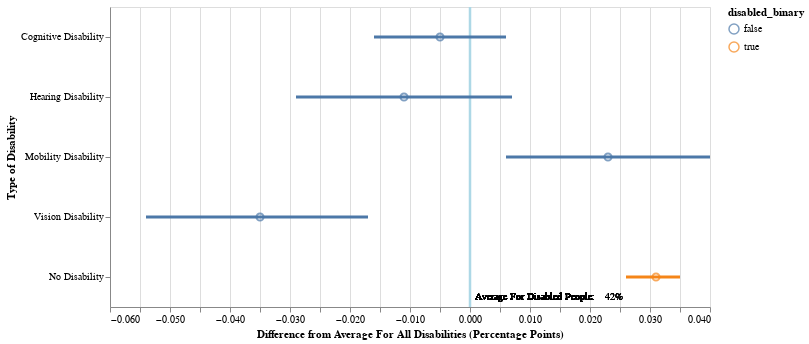

Write notebook code for a chart like this one.
### Code cell
questions = list(mean_by_type.Question.unique())
zero_df = pd.DataFrame({'x': [0]})
sorting = ['Cognitive Disability', 'Hearing Disability', 'Mobility Disability', 
           'Vision Disability', 'No Disability']
radio_options = ['Include Non-Disabled People', 'Exclude Non-Disabled People']

select_care_type = alt.selection_single(
    fields = ['Question'], 
    init = {'Question' : questions[0]}, 
    bind = alt.binding_select(options = questions, name = 'Select Preventive Care Type: '), 
    on = 'dragover', 
    clear = 'false'
)

# include_non_disabled_radio = alt.binding_radio(options = radio_options)
# non_disabled_select = alt.selection_single(fields = ['radio_option'], 
#                                            bind = include_non_disabled_radio, 
#                                            name = "Rating")

input_checkbox = alt.binding_checkbox()
checkbox_selection = alt.selection_single(bind= input_checkbox, name = "Ability Types")

# size_checkbox_condition = alt.condition(checkbox_selection,
#                                         alt.SizeValue(25),
#                                         alt.Size('Hundred_Million_Production:Q')
#                                        )


lines = alt.Chart(mean_by_type).mark_rule(
    color = 'blue', 
    size = 3
).encode(
    alt.Y('Stratification1:N', 
          title = 'Type of Disability', sort = sorting), 
    alt.X('upper_val_delta:Q', 
          title = 'Difference from Average For All Disabilities (Percentage Points)',
          scale = alt.Scale(domainMid = 0)),
    alt.X2('lower_val_delta:Q'),
    color = alt.Color('disabled_binary:N'),
    tooltip = [alt.Tooltip('Data_Value:Q', title = 'Percent Up To Date', format = '.1%'), 
               alt.Tooltip('margin_of_error:Q', title = 'Margin of Error', format = '.1%')
               #alt.Tooltip('High_Confidence_Limit:Q', title = 'High Estimate', format = '.2%'), 
               #alt.Tooltip('Low_Confidence_Limit:Q', title = 'Low Estimate', format = '.2%')
              ]
).transform_filter(select_care_type)

mean = alt.Chart(mean_by_type).add_selection(select_care_type).mark_point(
    size = 50
).encode(
    y = alt.Y('Stratification1:N', sort = sorting), 
    x = alt.X('delta:Q', 
              scale = alt.Scale(domainMid = 0)), 
    color = alt.Color('disabled_binary:N'),
    tooltip = [alt.Tooltip('Data_Value:Q', title = 'Percent Up To Date', format = '.1%'), 
               alt.Tooltip('margin_of_error:Q', title = 'Margin of Error', format = '.1%')
               #alt.Tooltip('High_Confidence_Limit:Q', title = 'High Estimate', format = '.2%'), 
               #alt.Tooltip('Low_Confidence_Limit:Q', title = 'Low Estimate', format = '.2%')
              ]
).transform_filter(select_care_type)

zero = alt.Chart(zero_df).mark_rule(
    color = 'lightblue', 
    size = 2.5
).encode(
    x = alt.X('x')
)

mean_annotation_num = alt.Chart(mean_by_type).mark_text(
    fontSize = 9.5, 
    dx = 135, 
    dy = 140, 
    align = 'left'
).encode(
    x = alt.X('annotation_indicator:Q'), 
    text = alt.Text('Data_Value_Disabled_Mean', format = '.0%')
).transform_filter(select_care_type)

mean_annotation_text = alt.Chart(mean_by_type).mark_text(
    fontSize = 9.5, 
    dx = 5, 
    dy = 140, 
    align = 'left',
    text = 'Average For Disabled People:'
).encode(
    x = alt.X('annotation_indicator:Q')
)

alt.layer(zero, lines, mean, mean_annotation_num, mean_annotation_text
).properties(
    width = 600, 
    height = 300
)

### Figure 1 — Vega-Lite specification as saved in the notebook (floating-point values rounded to 4 significant figures)
{"config": {"view": {"continuousWidth": 400, "continuousHeight": 300}}, "layer": [{"data": {"name": "data-9c00aa9dc2b1c1a0b4bf9b34ead12925"}, "mark": {"type": "rule", "color": "lightblue", "size": 2.5}, "encoding": {"x": {"field": "x", "type": "quantitative"}}}, {"data": {"name": "data-e3add1f8acfbd5caa48c6edfd940d9c7"}, "mark": {"type": "rule", "color": "blue", "size": 3}, "encoding": {"color": {"field": "disabled_binary", "type": "nominal"}, "tooltip": [{"field": "Data_Value", "format": ".1%", "title": "Percent Up To Date", "type": "quantitative"}, {"field": "margin_of_error", "format": ".1%", "title": "Margin of Error", "type": "quantitative"}], "x": {"field": "upper_val_delta", "scale": {"domainMid": 0}, "title": "Difference from Average For All Disabilities (Percentage Points)", "type": "quantitative"}, "x2": {"field": "lower_val_delta"}, "y": {"field": "Stratification1", "sort": ["Cognitive Disability", "Hearing Disability", "Mobility Disability", "Vision Disability", "No Disability"], "title": "Type of Disability", "type": "nominal"}}, "transform": [{"filter": {"selection": "selector001"}}]}, {"data": {"name": "data-e3add1f8acfbd5caa48c6edfd940d9c7"}, "mark": {"type": "point", "size": 50}, "encoding": {"color": {"field": "disabled_binary", "type": "nominal"}, "tooltip": [{"field": "Data_Value", "format": ".1%", "title": "Percent Up To Date", "type": "quantitative"}, {"field": "margin_of_error", "format": ".1%", "title": "Margin of Error", "type": "quantitative"}], "x": {"field": "delta", "scale": {"domainMid": 0}, "type": "quantitative"}, "y": {"field": "Stratification1", "sort": ["Cognitive Disability", "Hearing Disability", "Mobility Disability", "Vision Disability", "No Disability"], "type": "nominal"}}, "selection": {"selector001": {"type": "single", "fields": ["Question"], "init": {"Question": "Had a flu vaccine in the past 12 months among adults 18 years of age or older"}, "bind": {"input": "select", "options": ["Had a flu vaccine in the past 12 months among adults 18 years of age or older", "Mammogram in the past 2 years among females 50 to 74 years of age", "Routine check-up in the past year among adults 18 years of age or older", "Up-to-date cervical cancer screening among females 21 to 65 years of age", "Up-to-date colorectal cancer screening among adults 50 to 75 years of age", "Visited a dentist in the past year among adults 18 years of age or older"], "name": "Select Preventive Care Type: "}, "on": "dragover", "clear": "false"}}, "transform": [{"filter": {"selection": "selector001"}}]}, {"data": {"name": "data-e3add1f8acfbd5caa48c6edfd940d9c7"}, "mark": {"type": "text", "align": "left", "dx": 135, "dy": 140, "fontSize": 9.5}, "encoding": {"text": {"field": "Data_Value_Disabled_Mean", "format": ".0%", "type": "quantitative"}, "x": {"field": "annotation_indicator", "type": "quantitative"}}, "transform": [{"filter": {"selection": "selector001"}}]}, {"data": {"name": "data-e3add1f8acfbd5caa48c6edfd940d9c7"}, "mark": {"type": "text", "align": "left", "dx": 5, "dy": 140, "fontSize": 9.5, "text": "Average For Disabled People:"}, "encoding": {"x": {"field": "annotation_indicator", "type": "quantitative"}}}], "height": 300, "width": 600, "$schema": "https://vega.github.io/schema/vega-lite/v4.17.0.json", "datasets": {"data-9c00aa9dc2b1c1a0b4bf9b34ead12925": [{"x": 0}], "data-e3add1f8acfbd5caa48c6edfd940d9c7": [{"Stratification1": "Cognitive Disability", "Question": "Had a flu vaccine in the past 12 months among adults 18 years of age or older", "Data_Value": 0.413, "High_Confidence_Limit": 0.424, "Low_Confidence_Limit": 0.402, "Data_Value_Disabled_Mean": 0.418, "delta": -0.005, "upper_val_delta": 0.006, "lower_val_delta": -0.016, "radio_option": "Exclude Non-Disabled People", "margin_of_error": 0.011, "q_max_moe": 0.054, "q_min_moe": -0.054, "annotation_indicator": 0.0, "disabled_binary": false}, {"Stratification1": "Hearing Disability", "Question": "Had a flu vaccine in the past 12 months among adults 18 years of age or older", "Data_Value": 0.407, "High_Confidence_Limit": 0.425, "Low_Confidence_Limit": 0.389, "Data_Value_Disabled_Mean": 0.418, "delta": -0.011, "upper_val_delta": 0.007, "lower_val_delta": -0.029, "radio_option": "Exclude Non-Disabled People", "margin_of_error": 0.018, "q_max_moe": 0.054, "q_min_moe": -0.054, "annotation_indicator": 0.0, "disabled_binary": false}, {"Stratification1": "Mobility Disability", "Question": "Had a flu vaccine in the past 12 months among adults 18 years of age or older", "Data_Value": 0.441, "High_Confidence_Limit": 0.458, "Low_Confidence_Limit": 0.424, "Data_Value_Disabled_Mean": 0.418, "delta": 0.023, "upper_val_delta": 0.04, "lower_val_delta": 0.006, "radio_option": "Exclude Non-Disabled People", "margin_of_error": 0.017, "q_max_moe": 0.054, "q_min_moe": -0.054, "annotation_indicator": 0.0, "disabled_binary": false}, {"Stratification1": "No Disability", "Question": "Had a flu vaccine in the past 12 months among adults 18 years of age or older", "Data_Value": 0.449, "High_Confidence_Limit": 0.453, "Low_Confidence_Limit": 0.444, "Data_Value_Disabled_Mean": 0.418, "delta": 0.031, "upper_val_delta": 0.035, "lower_val_delta": 0.026, "radio_option": "Include Non-Disabled People", "margin_of_error": 0.004, "q_max_moe": 0.054, "q_min_moe": -0.054, "annotation_indicator": 0.0, "disabled_binary": true}, {"Stratification1": "Vision Disability", "Question": "Had a flu vaccine in the past 12 months among adults 18 years of age or older", "Data_Value": 0.383, "High_Confidence_Limit": 0.401, "Low_Confidence_Limit": 0.364, "Data_Value_Disabled_Mean": 0.418, "delta": -0.035, "upper_val_delta": -0.017, "lower_val_delta": -0.054, "radio_option": "Exclude Non-Disabled People", "margin_of_error": 0.018, "q_max_moe": 0.054, "q_min_moe": -0.054, "annotation_indicator": 0.0, "disabled_binary": false}, {"Stratification1": "Cognitive Disability", "Question": "Mammogram in the past 2 years among females 50 to 74 years of age", "Data_Value": 0.722, "High_Confidence_Limit": 0.741, "Low_Confidence_Limit": 0.702, "Data_Value_Disabled_Mean": 0.735, "delta": -0.013, "upper_val_delta": 0.006, "lower_val_delta": -0.033, "radio_option": "Exclude Non-Disabled People", "margin_of_error": 0.019, "q_max_moe": 0.077, "q_min_moe": -0.077, "annotation_indicator": 0.0, "disabled_binary": false}, {"Stratification1": "Hearing Disability", "Question": "Mammogram in the past 2 years among females 50 to 74 years of age", "Data_Value": 0.752, "High_Confidence_Limit": 0.776, "Low_Confidence_Limit": 0.726, "Data_Value_Disabled_Mean": 0.735, "delta": 0.017, "upper_val_delta": 0.041, "lower_val_delta": -0.009, "radio_option": "Exclude Non-Disabled People", "margin_of_error": 0.024, "q_max_moe": 0.077, "q_min_moe": -0.077, "annotation_indicator": 0.0, "disabled_binary": false}, {"Stratification1": "Mobility Disability", "Question": "Mammogram in the past 2 years among females 50 to 74 years of age", "Data_Value": 0.74, "High_Confidence_Limit": 0.755, "Low_Confidence_Limit": 0.724, "Data_Value_Disabled_Mean": 0.735, "delta": 0.005, "upper_val_delta": 0.02, "lower_val_delta": -0.011, "radio_option": "Exclude Non-Disabled People", "margin_of_error": 0.015, "q_max_moe": 0.077, "q_min_moe": -0.077, "annotation_indicator": 0.0, "disabled_binary": false}, {"Stratification1": "No Disability", "Question": "Mammogram in the past 2 years among females 50 to 74 years of age", "Data_Value": 0.804, "High_Confidence_Limit": 0.812, "Low_Confidence_Limit": 0.797, "Data_Value_Disabled_Mean": 0.735, "delta": 0.069, "upper_val_delta": 0.077, "lower_val_delta": 0.062, "radio_option": "Include Non-Disabled People", "margin_of_error": 0.008, "q_max_moe": 0.077, "q_min_moe": -0.077, "annotation_indicator": 0.0, "disabled_binary": true}, {"Stratification1": "Vision Disability", "Question": "Mammogram in the past 2 years among females 50 to 74 years of age", "Data_Value": 0.701, "High_Confidence_Limit": 0.735, "Low_Confidence_Limit": 0.664, "Data_Value_Disabled_Mean": 0.735, "delta": -0.034, "upper_val_delta": 0.0, "lower_val_delta": -0.071, "radio_option": "Exclude Non-Disabled People", "margin_of_error": 0.034, "q_max_moe": 0.077, "q_min_moe": -0.077, "annotation_indicator": 0.0, "disabled_binary": false}, {"Stratification1": "Cognitive Disability", "Question": "Routine check-up in the past year among adults 18 years of age or older", "Data_Value": 0.74, "High_Confidence_Limit": 0.751, "Low_Confidence_Limit": 0.729, "Data_Value_Disabled_Mean": 0.747, "delta": -0.007, "upper_val_delta": 0.004, "lower_val_delta": -0.018, "radio_option": "Exclude Non-Disabled People", "margin_of_error": 0.011, "q_max_moe": 0.068, "q_min_moe": -0.068, "annotation_indicator": 0.0, "disabled_binary": false}, {"Stratification1": "Hearing Disability", "Question": "Routine check-up in the past year among adults 18 years of age or older", "Data_Value": 0.736, "High_Confidence_Limit": 0.755, "Low_Confidence_Limit": 0.716, "Data_Value_Disabled_Mean": 0.747, "delta": -0.011, "upper_val_delta": 0.008, "lower_val_delta": -0.031, "radio_option": "Exclude Non-Disabled People", "margin_of_error": 0.019, "q_max_moe": 0.068, "q_min_moe": -0.068, "annotation_indicator": 0.0, "disabled_binary": false}, {"Stratification1": "Mobility Disability", "Question": "Routine check-up in the past year among adults 18 years of age or older", "Data_Value": 0.8, "High_Confidence_Limit": 0.815, "Low_Confidence_Limit": 0.784, "Data_Value_Disabled_Mean": 0.747, "delta": 0.053, "upper_val_delta": 0.068, "lower_val_delta": 0.037, "radio_option": "Exclude Non-Disabled People", "margin_of_error": 0.015, "q_max_moe": 0.068, "q_min_moe": -0.068, "annotation_indicator": 0.0, "disabled_binary": false}, {"Stratification1": "No Disability", "Question": "Routine check-up in the past year among adults 18 years of age or older", "Data_Value": 0.725, "High_Confidence_Limit": 0.729, "Low_Confidence_Limit": 0.721, "Data_Value_Disabled_Mean": 0.747, "delta": -0.022, "upper_val_delta": -0.018, "lower_val_delta": -0.026, "radio_option": "Include Non-Disabled People", "margin_of_error": 0.004, "q_max_moe": 0.068, "q_min_moe": -0.068, "annotation_indicator": 0.0, "disabled_binary": true}, {"Stratification1": "Vision Disability", "Question": "Routine check-up in the past year among adults 18 years of age or older", "Data_Value": 0.719, "High_Confidence_Limit": 0.739, "Low_Confidence_Limit": 0.698, "Data_Value_Disabled_Mean": 0.747, "delta": -0.028, "upper_val_delta": -0.008, "lower_val_delta": -0.049, "radio_option": "Exclude Non-Disabled People", "margin_of_error": 0.02, "q_max_moe": 0.068, "q_min_moe": -0.068, "annotation_indicator": 0.0, "disabled_binary": false}, {"Stratification1": "Cognitive Disability", "Question": "Up-to-date cervical cancer screening among females 21 to 65 years of age", "Data_Value": 0.774, "High_Confidence_Limit": 0.792, "Low_Confidence_Limit": 0.755, "Data_Value_Disabled_Mean": 0.779, "delta": -0.005, "upper_val_delta": 0.013, "lower_val_delta": -0.024, "radio_option": "Exclude Non-Disabled People", "margin_of_error": 0.018, "q_max_moe": 0.069, "q_min_moe": -0.069, "annotation_indicator": 0.0, "disabled_binary": false}, {"Stratification1": "Hearing Disability", "Question": "Up-to-date cervical cancer screening among females 21 to 65 years of age", "Data_Value": 0.762, "High_Confidence_Limit": 0.795, "Low_Confidence_Limit": 0.724, "Data_Value_Disabled_Mean": 0.779, "delta": -0.017, "upper_val_delta": 0.016, "lower_val_delta": -0.055, "radio_option": "Exclude Non-Disabled People", "margin_of_error": 0.033, "q_max_moe": 0.069, "q_min_moe": -0.069, "annotation_indicator": 0.0, "disabled_binary": false}, {"Stratification1": "Mobility Disability", "Question": "Up-to-date cervical cancer screening among females 21 to 65 years of age", "Data_Value": 0.784, "High_Confidence_Limit": 0.805, "Low_Confidence_Limit": 0.762, "Data_Value_Disabled_Mean": 0.779, "delta": 0.005, "upper_val_delta": 0.026, "lower_val_delta": -0.017, "radio_option": "Exclude Non-Disabled People", "margin_of_error": 0.021, "q_max_moe": 0.069, "q_min_moe": -0.069, "annotation_indicator": 0.0, "disabled_binary": false}, {"Stratification1": "No Disability", "Question": "Up-to-date cervical cancer screening among females 21 to 65 years of age", "Data_Value": 0.842, "High_Confidence_Limit": 0.848, "Low_Confidence_Limit": 0.836, "Data_Value_Disabled_Mean": 0.779, "delta": 0.063, "upper_val_delta": 0.069, "lower_val_delta": 0.057, "radio_option": "Include Non-Disabled People", "margin_of_error": 0.006, "q_max_moe": 0.069, "q_min_moe": -0.069, "annotation_indicator": 0.0, "disabled_binary": true}, {"Stratification1": "Vision Disability", "Question": "Up-to-date cervical cancer screening among females 21 to 65 years of age", "Data_Value": 0.767, "High_Confidence_Limit": 0.798, "Low_Confidence_Limit": 0.734, "Data_Value_Disabled_Mean": 0.779, "delta": -0.012, "upper_val_delta": 0.019, "lower_val_delta": -0.045, "radio_option": "Exclude Non-Disabled People", "margin_of_error": 0.031, "q_max_moe": 0.069, "q_min_moe": -0.069, "annotation_indicator": 0.0, "disabled_binary": false}, {"Stratification1": "Cognitive Disability", "Question": "Up-to-date colorectal cancer screening among adults 50 to 75 years of age", "Data_Value": 0.713, "High_Confidence_Limit": 0.732, "Low_Confidence_Limit": 0.694, "Data_Value_Disabled_Mean": 0.735, "delta": -0.022, "upper_val_delta": -0.003, "lower_val_delta": -0.041, "radio_option": "Exclude Non-Disabled People", "margin_of_error": 0.019, "q_max_moe": 0.064, "q_min_moe": -0.064, "annotation_indicator": 0.0, "disabled_binary": false}, {"Stratification1": "Hearing Disability", "Question": "Up-to-date colorectal cancer screening among adults 50 to 75 years of age", "Data_Value": 0.772, "High_Confidence_Limit": 0.789, "Low_Confidence_Limit": 0.754, "Data_Value_Disabled_Mean": 0.735, "delta": 0.037, "upper_val_delta": 0.054, "lower_val_delta": 0.019, "radio_option": "Exclude Non-Disabled People", "margin_of_error": 0.017, "q_max_moe": 0.064, "q_min_moe": -0.064, "annotation_indicator": 0.0, "disabled_binary": false}, {"Stratification1": "Mobility Disability", "Question": "Up-to-date colorectal cancer screening among adults 50 to 75 years of age", "Data_Value": 0.748, "High_Confidence_Limit": 0.76, "Low_Confidence_Limit": 0.736, "Data_Value_Disabled_Mean": 0.735, "delta": 0.013, "upper_val_delta": 0.025, "lower_val_delta": 0.001, "radio_option": "Exclude Non-Disabled People", "margin_of_error": 0.012, "q_max_moe": 0.064, "q_min_moe": -0.064, "annotation_indicator": 0.0, "disabled_binary": false}, {"Stratification1": "No Disability", "Question": "Up-to-date colorectal cancer screening among adults 50 to 75 years of age", "Data_Value": 0.717, "High_Confidence_Limit": 0.723, "Low_Confidence_Limit": 0.71, "Data_Value_Disabled_Mean": 0.735, "delta": -0.018, "upper_val_delta": -0.012, "lower_val_delta": -0.025, "radio_option": "Include Non-Disabled People", "margin_of_error": 0.006, "q_max_moe": 0.064, "q_min_moe": -0.064, "annotation_indicator": 0.0, "disabled_binary": true}, {"Stratification1": "Vision Disability", "Question": "Up-to-date colorectal cancer screening among adults 50 to 75 years of age", "Data_Value": 0.697, "High_Confidence_Limit": 0.721, "Low_Confidence_Limit": 0.671, "Data_Value_Disabled_Mean": 0.735, "delta": -0.038, "upper_val_delta": -0.014, "lower_val_delta": -0.064, "radio_option": "Exclude Non-Disabled People", "margin_of_error": 0.024, "q_max_moe": 0.064, "q_min_moe": -0.064, "annotation_indicator": 0.0, "disabled_binary": false}, {"Stratification1": "Cognitive Disability", "Question": "Visited a dentist in the past year among adults 18 years of age or older", "Data_Value": 0.517, "High_Confidence_Limit": 0.529, "Low_Confidence_Limit": 0.505, "Data_Value_Disabled_Mean": 0.536, "delta": -0.019, "upper_val_delta": -0.007, "lower_val_delta": -0.031, "radio_option": "Exclude Non-Disabled People", "margin_of_error": 0.012, "q_max_moe": 0.152, "q_min_moe": -0.152, "annotation_indicator": 0.0, "disabled_binary": false}, {"Stratification1": "Hearing Disability", "Question": "Visited a dentist in the past year among adults 18 years of age or older", "Data_Value": 0.54, "High_Confidence_Limit": 0.56, "Low_Confidence_Limit": 0.519, "Data_Value_Disabled_Mean": 0.536, "delta": 0.004, "upper_val_delta": 0.024, "lower_val_delta": -0.017, "radio_option": "Exclude Non-Disabled People", "margin_of_error": 0.02, "q_max_moe": 0.152, "q_min_moe": -0.152, "annotation_indicator": 0.0, "disabled_binary": false}, {"Stratification1": "Mobility Disability", "Question": "Visited a dentist in the past year among adults 18 years of age or older", "Data_Value": 0.51, "High_Confidence_Limit": 0.527, "Low_Confidence_Limit": 0.492, "Data_Value_Disabled_Mean": 0.536, "delta": -0.026, "upper_val_delta": -0.009, "lower_val_delta": -0.044, "radio_option": "Exclude Non-Disabled People", "margin_of_error": 0.017, "q_max_moe": 0.152, "q_min_moe": -0.152, "annotation_indicator": 0.0, "disabled_binary": false}, {"Stratification1": "No Disability", "Question": "Visited a dentist in the past year among adults 18 years of age or older", "Data_Value": 0.683, "High_Confidence_Limit": 0.688, "Low_Confidence_Limit": 0.679, "Data_Value_Disabled_Mean": 0.536, "delta": 0.147, "upper_val_delta": 0.152, "lower_val_delta": 0.143, "radio_option": "Include Non-Disabled People", "margin_of_error": 0.005, "q_max_moe": 0.152, "q_min_moe": -0.152, "annotation_indicator": 0.0, "disabled_binary": true}, {"Stratification1": "Vision Disability", "Question": "Visited a dentist in the past year among adults 18 years of age or older", "Data_Value": 0.498, "High_Confidence_Limit": 0.519, "Low_Confidence_Limit": 0.477, "Data_Value_Disabled_Mean": 0.536, "delta": -0.038, "upper_val_delta": -0.017, "lower_val_delta": -0.059, "radio_option": "Exclude Non-Disabled People", "margin_of_error": 0.021, "q_max_moe": 0.152, "q_min_moe": -0.152, "annotation_indicator": 0.0, "disabled_binary": false}]}}
